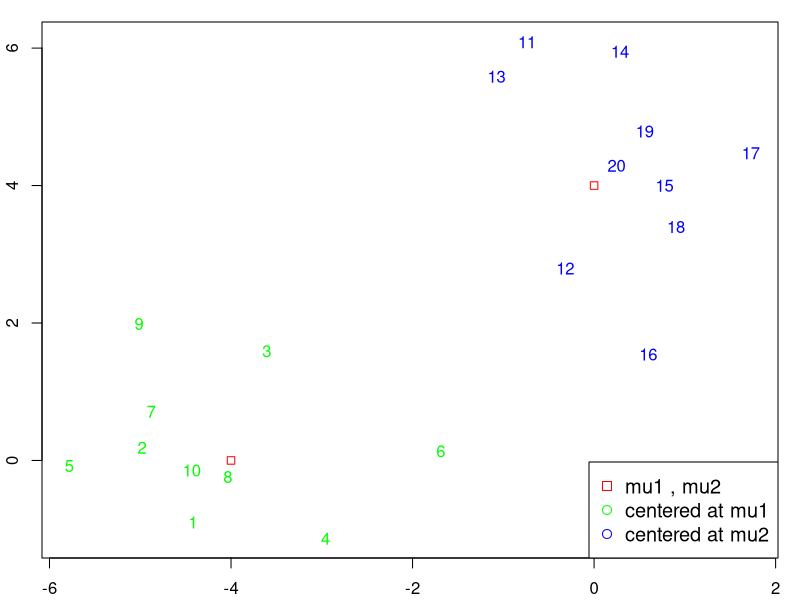
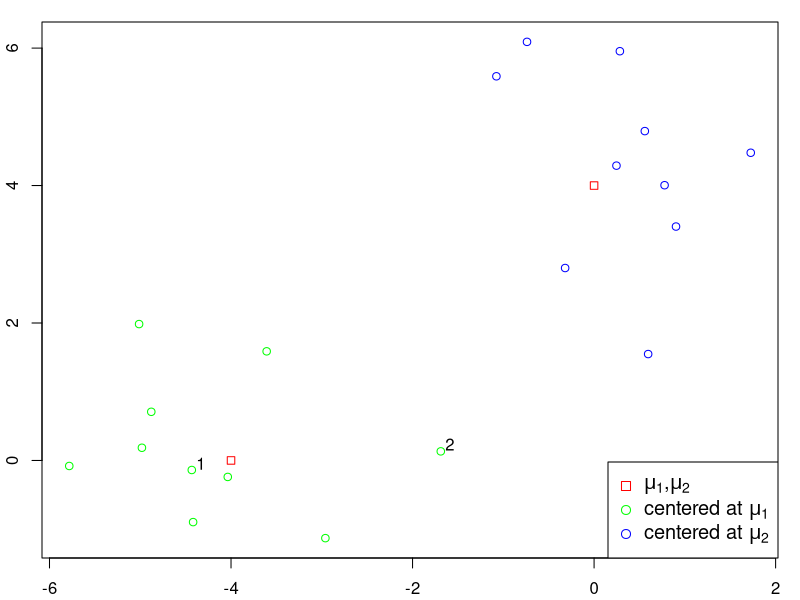

Here is the R script that generated these plots, in order: (Note: this script raises an error after producing the figures.)
# checking out the Hartigans' dip test
# 5.5.2022
# example for the diptest applied to higher dimensional data
# in thesis : figure fig:unimod:1 , figure 2.7
# code / introduction / diptest example.R


par(mar=c(4,4,3,1)+0.1)


#### create data as multimodal. 

#### the dip test is for 1 dimensional data
#### now: high dimensional data : 2 dim as example

# install.packages('MASS')
library(MASS)
mu1 <- c(-4,0)
mu2 <-  c(0,4)

sigma0 <- matrix(c(1,0,0,1),2,2)

set.seed(2)
data <- rbind(mvrnorm(10,mu1,sigma0),
              mvrnorm(10,mu2,sigma0))

par(mar=c(2,2,1,1)+0.1)

# plot to find prominent points that 'see' and do not 'see' clusters 
{
  plot(data, type='n' , xlab='' , ylab='')
  text(data, labels = 1:20, col=c(rep('green',10),rep('blue',10)))
  points(rbind(mu1,mu2),col='red',pch=0)
  legend('bottomright'
       , legend=c('mu1 , mu2','centered at mu1','centered at mu2') 
       , col=c('red','green','blue')
       , pch=c(0,1,1)
       , cex=1.2)
}
# RESULT : select 6 ('sees' clusters) and 10 (does not 'see' clusters)

# scatterplot in figure 3.7
{
  par(mar=c(2,2,1,1)+0.1)

  plot(data , xlab='' , ylab='' 
     , col=c(rep('green',10),rep('blue',10))
     , pch=1)
  points(rbind(mu1,mu2),col='red',pch=0)
  legend('bottomright'
       , legend=c(expression(mu[1]*','*mu[2]),expression('centered at '*mu[1]), expression('centered at '*mu[2]))
       , col=c('red','green','blue')
       , pch=c(0,1,1)
       , cex=1.2)
  text(x=data[c(6,10),1]+0.1 , y=data[c(6,10),2]+0.1 , labels = c('2','1'), col='black')
# applying the dip test when working with a dissimilarity matrix
}

# creating the dissimilarity matrix based on points (R^k)
dm <- data %>% dist %>% as.matrix
# dip test for all data points (each points distance to all other points)
doc.dip <-  rep(NA,nrow(dm))
for(i in 1:nrow(dm)){
  doc.dip[i] <- dip.test(dm[i,-i])$p.value 
} 

################################################################################

# which data points 'see' clusters?
which(doc.dip<0.05)
# doc.dip[order(doc.dip)]
# order(doc.dip) 
# plot(doc.dip[order(doc.dip)], type='l') 
{
  pch <-  ifelse(doc.dip<0.05,16,1)
  plot(data , xlab='' , ylab='' 
     , col=c(rep('green',10),rep('blue',10))
     , pch=pch)
  points(rbind(mu1,mu2),col='red',pch=0)
  legend('bottomright'
       , legend=c(expression(mu[1]*','*mu[2]),expression('centered at '*mu[1]), expression('centered at '*mu[2]), 'sees clusters')
       , col=c('red','green','blue', 'black')
       , pch=c(0,1,1,16)
       , cex=1.2)
}

################################################################################

# histograms for bottom row in figure 3.7
hist(dm[6,-6],breaks=seq(0,8,0.5), main='', xlim=c(0,8), yaxt='n')
axis(side=2, at=seq(0,4))
plot(density(dm[6,-6]),main='')
dip.test(dm[6,-6])

hist(dm[10,-10],breaks=seq(0,8,0.5), main='', xlim=c(0,8) , yaxt='n', ylim=c(0,4))
axis(side=2, at=seq(0,4))
plot(density(dm[10,-10]),main='')
dip.test(dm[10,-10])

# discrete variables are always multimodal !!
# we can get a density - but a density is not for discrete variables. It does not make sense!!

